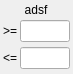
<?xml version="1.0" encoding="UTF-8"?>
<ui version="4.0">
 <class>ChooseRange</class>
 <widget class="QWidget" name="ChooseRange">
  <property name="geometry">
   <rect>
    <x>0</x>
    <y>0</y>
    <width>73</width>
    <height>74</height>
   </rect>
  </property>
  <property name="windowTitle">
   <string>Form</string>
  </property>
  <layout class="QVBoxLayout" name="verticalLayout">
   <property name="spacing">
    <number>3</number>
   </property>
   <property name="margin">
    <number>3</number>
   </property>
   <item alignment="Qt::AlignHCenter">
    <widget class="QLabel" name="column_name">
     <property name="sizePolicy">
      <sizepolicy hsizetype="Preferred" vsizetype="Maximum">
       <horstretch>0</horstretch>
       <verstretch>0</verstretch>
      </sizepolicy>
     </property>
     <property name="text">
      <string comment="asdfadsfdsf">adsf</string>
     </property>
     <property name="alignment">
      <set>Qt::AlignCenter</set>
     </property>
    </widget>
   </item>
   <item>
    <layout class="QGridLayout" name="gridLayout">
     <property name="horizontalSpacing">
      <number>-1</number>
     </property>
     <property name="verticalSpacing">
      <number>5</number>
     </property>
     <item row="0" column="0">
      <widget class="QLabel" name="label_lower_bound">
       <property name="text">
        <string>&gt;=</string>
       </property>
      </widget>
     </item>
     <item row="1" column="0">
      <widget class="QLabel" name="label_upper_bound">
       <property name="text">
        <string>&lt;=</string>
       </property>
      </widget>
     </item>
     <item row="0" column="1">
      <widget class="QLineEdit" name="lower_bound"/>
     </item>
     <item row="1" column="1">
      <widget class="QLineEdit" name="upper_bound"/>
     </item>
    </layout>
   </item>
  </layout>
 </widget>
 <resources/>
 <connections/>
</ui>
